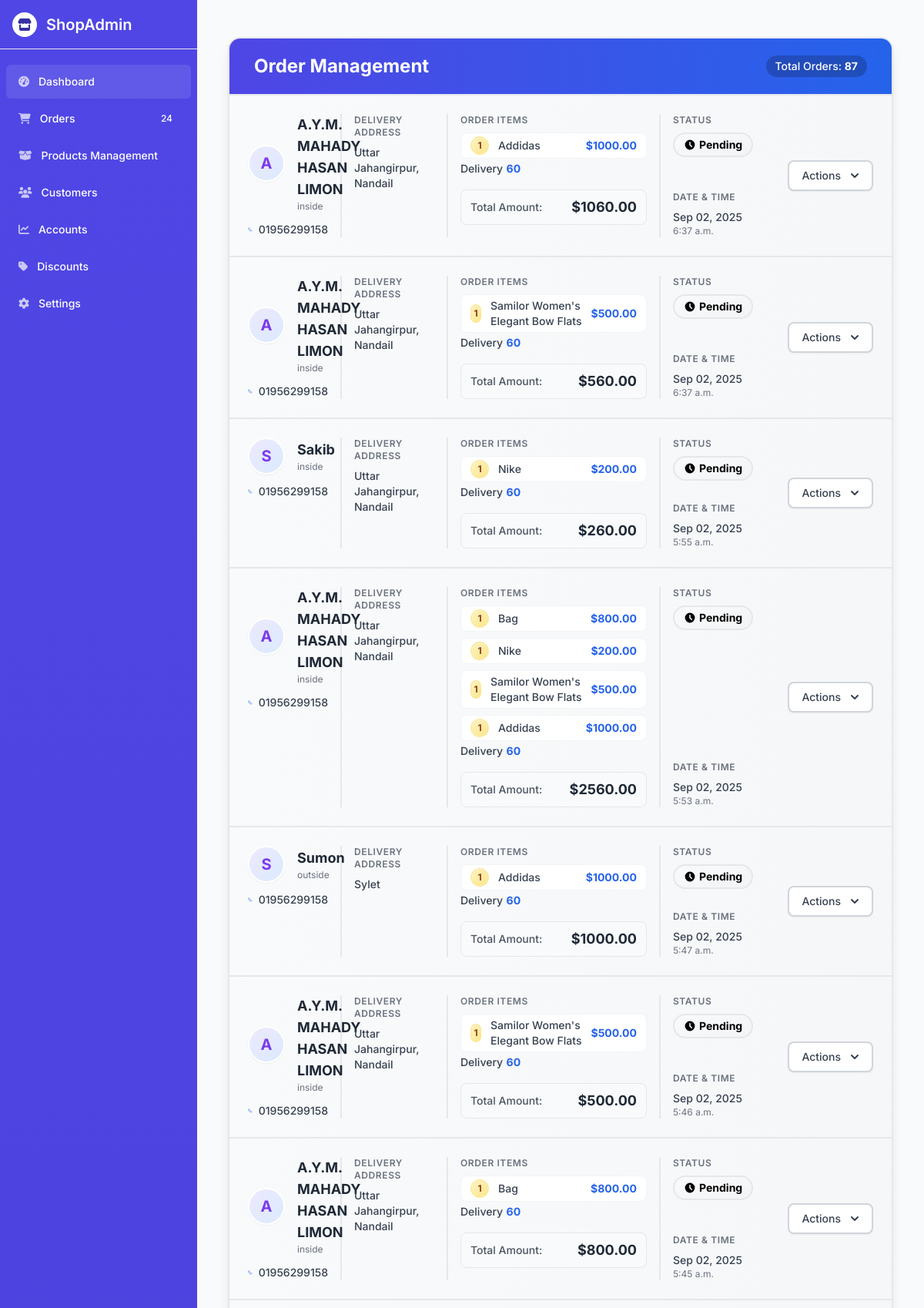
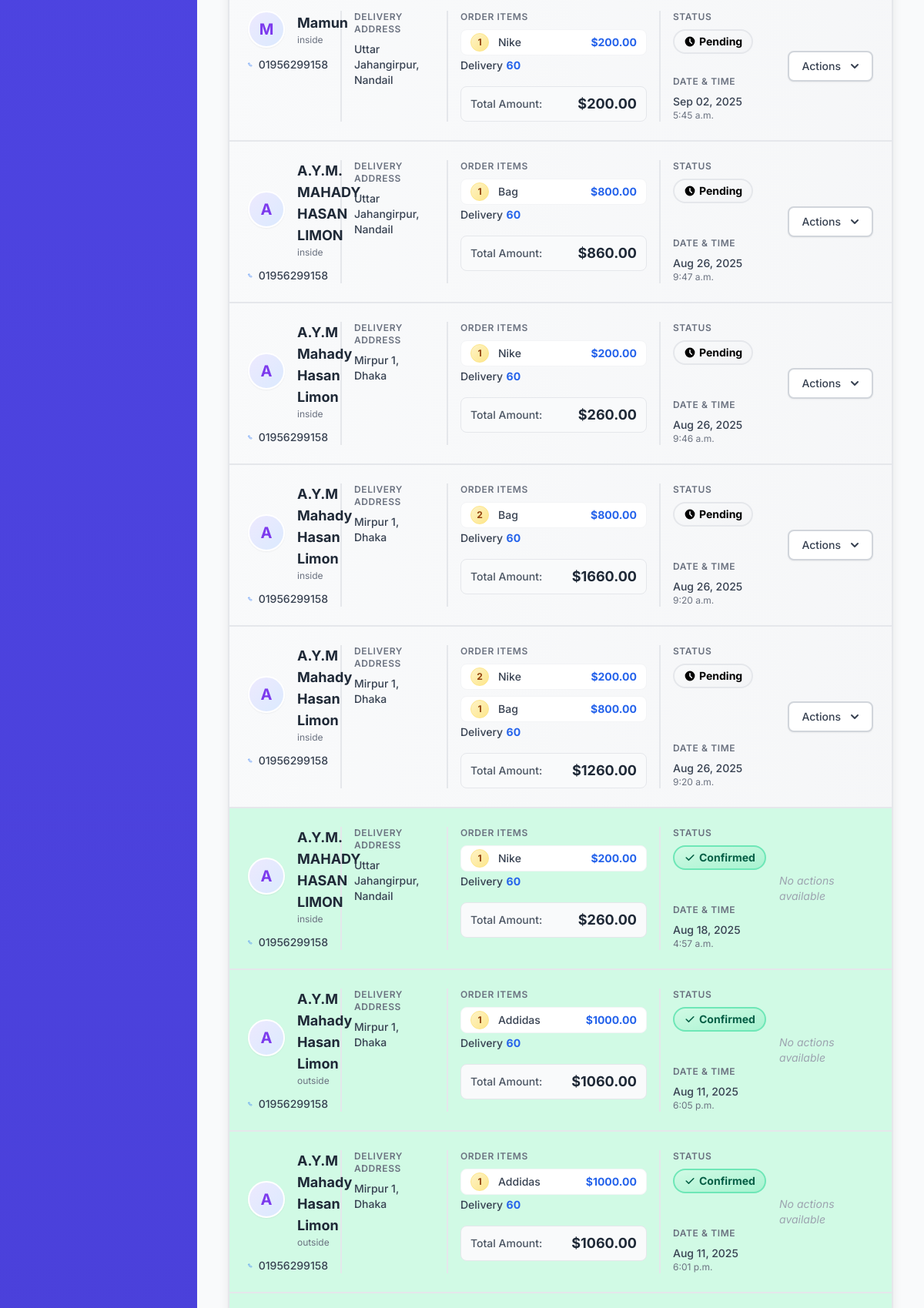
/order/order_list/ (upper part), run on the app's committed database (2 pictures, top to bottom).
### order/models.py (models this page shows)
class Order(models.Model):
    full_name = models.CharField(max_length=100)
    contact_number = models.CharField(max_length=20)
    location = models.CharField(max_length=50)
    address = models.TextField()
    cart = models.JSONField(default=dict)
    total_price = models.DecimalField(max_digits=10, decimal_places=2)
    is_confirmed = models.BooleanField(default=False)
    is_cancelled = models.BooleanField(default=False)
    created_at = models.DateTimeField(auto_now_add=True)

### store/models.py (models this page shows)
class Product (models.Model):
    category = models.ForeignKey(Category, on_delete=models.CASCADE)
    name = models.CharField(max_length = 100)
    slug = models.SlugField(max_length = 100)
    description = models.TextField()
    price = models.DecimalField(max_digits=10, decimal_places=2)
    image = models.ImageField(upload_to = 'products/')

### order/views.py (the view)
# urls.py: path('order_list/',views.order_list, name="order_list"),
def order_list(request):
    orders = Order.objects.all().order_by('-created_at')  # Most recent first
    details = []
    for order in orders:
        products = []
        for key,value in order.cart.items():
            product = Product.objects.get(id = key)
            products.append({'name': product.name, 'price': product.price, 'quantity': value})
        details.append({
            'full_name': order.full_name,
            'contact_number': order.contact_number,
            'location': order.location,
            'address': order.address,
            'total_price': order.total_price,
            'is_cancelled': order.is_cancelled,
            'is_confirmed': order.is_confirmed,
            'created_at': order.created_at,
            'id': order.id,
            'products': products
        })
    return render(request, 'orders/order_list.html', {'orders': details})

### store/context_processors.py (called while the page is built, shortened)
def cart_data(request):
    cart = request.session.get('cart', {})
    cart_item_count = 0
    cart_items = []
    total_amount = 0
    return {
        'cart_items': cart_items,
        'total_amount': total_amount,
        'cart_item_count': cart_item_count,
    }

### templates/orders/order_list.html (shortened to what this page needs)
{% extends 'orders/base.html' %}
{% load static %}
{% block content %}
<div class="w-full mx-auto px-4 py-6">
    <div class="bg-gradient-to-br from-gray-50 to-gray-100 rounded-2xl border-2 border-gray-200 shadow-lg overflow-hidden">
        <div class="px-8 py-5 border-b-2 border-gray-200 bg-gradient-to-r from-indigo-600 to-blue-600">
            <div class="flex justify-between items-center">
                <h2 class="text-2xl font-bold text-white">Order Management</h2>
                <div class="text-white bg-black bg-opacity-20 px-3 py-1 rounded-full text-sm font-medium">
                    Total Orders: <span class="font-bold">{{ orders|length }}</span>
                </div>
            </div>
        </div>
        {% for order in orders %}
        <div class="border-b-2 border-gray-200 last:border-b-0 {% if order.is_confirmed %}bg-green-100{% elif order.is_cancelled %}bg-red-200{% endif %}">
            <div class="grid grid-cols-12 gap-4 p-6">
                <div class="col-span-12 md:col-span-3 lg:col-span-2 border-r-2 border-gray-200 pr-4">
                    <div class="flex items-center">
                        <div class="flex-shrink-0 h-12 w-12 rounded-full bg-gradient-to-br from-purple-100 to-blue-100 border-2 border-white shadow-sm flex items-center justify-center">
                            <span class="text-xl font-bold text-purple-600">{{ order.full_name|first|upper }}</span>
                        </div>
                        <div class="ml-4">
                            <div class="text-lg font-bold text-gray-800">{{ order.full_name }}</div>
                            <div class="text-xs text-gray-500">{{ order.location }}</div>
                        </div>
                    </div>
                    <div class="mt-3">
                        <div class="text-sm font-medium text-gray-700 flex items-center">
                            {{ order.contact_number }}
                        </div>
                    </div>
                </div>
                <div class="col-span-12 md:col-span-3 lg:col-span-2 border-r-2 border-gray-200 pr-4">
                    <h3 class="text-xs font-semibold text-gray-500 uppercase tracking-wider">Delivery Address</h3>
                    <div class="mt-2 text-sm text-gray-700">
                        <div class="font-medium ">{{ order.address|linebreaksbr }}</div>
                    </div>
                </div>
                <div class="col-span-12 md:col-span-6 lg:col-span-4 border-r-2 border-gray-200 pr-4">
                    <div class="mb-4">
                        <h3 class="text-xs font-semibold text-gray-500 uppercase tracking-wider">Order Items</h3>
                        <ul class="mt-2 space-y-2">
                            {% for item in order.products %}
                            <li class="flex items-center justify-between py-1 px-3 bg-white rounded-lg border border-gray-100 shadow-xs">
                                <div class="flex items-center">
                                    <span class="inline-flex items-center justify-center h-6 w-6 rounded-full bg-gradient-to-br from-yellow-100 to-yellow-200 text-yellow-800 font-bold text-xs mr-3 border border-yellow-200">
                                        {{ item.quantity }}
                                    </span>
                                    <span class="text-sm font-medium text-gray-700">{{ item.name }}</span>
                                </div>
                                <span class="text-sm font-bold text-blue-600">${{ item.price }}</span>
                            </li>
                            {% empty %}
                            <li class="text-gray-400 italic text-sm py-2">No items in this order</li>
                            {% endfor %}
                        <span class="text-sm font-medium text-gray-700">Delivery</span>
                        <span class="text-sm font-bold text-blue-600">60</span>
                        </ul>
                    </div>
                    <div class="flex justify-between items-center bg-gray-50 rounded-lg px-3 py-2 border border-gray-200">
                        <span class="text-sm font-medium text-gray-600">Total Amount:</span>
                        <span class="text-lg font-bold text-gray-800">${{ order.total_price }}</span>
                    </div>
                </div>
                <div class="col-span-12 md:col-span-3 lg:col-span-2 flex flex-col justify-between">
                    <div>
                        <h3 class="text-xs font-semibold text-gray-500 uppercase tracking-wider">Status</h3>
                        <div class="mt-2">
                            {% if order.is_cancelled %}
                            <div class="inline-flex items-center px-3 py-1 rounded-full text-sm font-bold bg-gradient-to-br from-rose-100 to-rose-200 text-rose-800 border-2 border-rose-300">
                                <svg xmlns="http://www.w3.org/2000/svg" class="h-4 w-4 mr-1" viewBox="0 0 20 20" fill="currentColor">
                                    <path fill-rule="evenodd" d="M4.293 4.293a1 1 0 011.414 0L10 8.586l4.293-4.293a1 1 0 111.414 1.414L11.414 10l4.293 4.293a1 1 0 01-1.414 1.414L10 11.414l-4.293 4.293a1 1 0 01-1.414-1.414L8.586 10 4.293 5.707a1 1 0 010-1.414z" clip-rule="evenodd" />
                                </svg>
                                Cancelled
                            </div>
                            {% elif order.is_confirmed %}
                            <div class="inline-flex items-center px-3 py-1 rounded-full text-sm font-bold bg-gradient-to-br from-green-100 to-green-200 text-green-800 border-2 border-green-300">
                                <svg xmlns="http://www.w3.org/2000/svg" class="h-4 w-4 mr-1" viewBox="0 0 20 20" fill="currentColor">
                                    <path fill-rule="evenodd" d="M16.707 5.293a1 1 0 010 1.414l-8 8a1 1 0 01-1.414 0l-4-4a1 1 0 011.414-1.414L8 12.586l7.293-7.293a1 1 0 011.414 0z" clip-rule="evenodd" />
                                </svg>
                                Confirmed
                            </div>
                            {% else %}
                            <div class="inline-flex items-center px-3 py-1 rounded-full text-sm font-bold bg-gradient-to-br from-amber-100 to-amber-200 text-amber-800 border-2 border-amber-300">
                                <svg xmlns="http://www.w3.org/2000/svg" class="h-4 w-4 mr-1" viewBox="0 0 20 20" fill="currentColor">
                                    <path fill-rule="evenodd" d="M10 18a8 8 0 100-16 8 8 0 000 16zm1-12a1 1 0 10-2 0v4a1 1 0 00.293.707l2.828 2.829a1 1 0 101.415-1.415L11 9.586V6z" clip-rule="evenodd" />
                                </svg>
                                Pending
                            </div>
                            {% endif %}
                        </div>
                    </div>
                    <div class="mt-4">
                        <h3 class="text-xs font-semibold text-gray-500 uppercase tracking-wider">Date & Time</h3>
                        <div class="mt-2 text-sm text-gray-700">
                            <div class="font-medium">{{ order.created_at|date:"M d, Y" }}</div>
                            <div class="text-xs text-gray-500">{{ order.created_at|time }}</div>
                        </div>
                    </div>
                </div>
                <div class="col-span-12 md:col-span-12 lg:col-span-2 flex items-center justify-end">
                    {% if not order.is_confirmed and not order.is_cancelled %}
                    <div class="relative inline-block text-left">
                        <div>
                            <button type="button" onclick="toggleDropdown('menu-{{ order.id }}')" class="inline-flex items-center px-4 py-2 border-2 border-gray-300 shadow-sm text-sm font-medium rounded-lg text-gray-700 bg-white hover:bg-gray-50 focus:outline-none focus:ring-2 focus:ring-offset-2 focus:ring-indigo-500" id="menu-button-{{ order.id }}">
                                Actions
                                <svg class="-mr-1 ml-2 h-5 w-5" xmlns="http://www.w3.org/2000/svg" viewBox="0 0 20 20" fill="currentColor">
                                    <path fill-rule="evenodd" d="M5.293 7.293a1 1 0 011.414 0L10 10.586l3.293-3.293a1 1 0 111.414 1.414l-4 4a1 1 0 01-1.414 0l-4-4a1 1 0 010-1.414z" clip-rule="evenodd" />
                                </svg>
                            </button>
                        </div>
                    </div>
                    {% else %}
                    <span class="text-gray-400 text-sm italic">No actions available</span>
                    {% endif %}
                </div>
            </div>
        </div>
        {% endfor %}
    </div>
</div>
{% endblock %}

### templates/orders/base.html (style rules this page uses)
body { font-family: 'Inter', sans-serif; background-color: #f9fafb; }

### data on the page
Order: full_name|first "A", full_name "A.Y.M. MAHADY HASAN LIMON", location "inside", contact_number "01956299158", address "Uttar Jahangirpur, Nandail", total_price "1060.00", created_at "Sep 02, 2025", created_at "6:37 a.m."
Product: name "Addidas" "Addidas" "Addidas" "Addidas" "Addidas", price "1000.00" "1000.00" "1000.00" "1000.00" "1000.00"
Order: full_name|first "A", full_name "A.Y.M. MAHADY HASAN LIMON", location "inside", contact_number "01956299158", address "Uttar Jahangirpur, Nandail", total_price "560.00", created_at "Sep 02, 2025", created_at "6:37 a.m."
Product: name "Samilor Women's Elegant Bow Flats" "Samilor Women's Elegant Bow Flats" "Samilor Women's Elegant Bow Flats", price "500.00" "500.00" "500.00"
Order: full_name|first "S", full_name "Sakib", location "inside", contact_number "01956299158", address "Uttar Jahangirpur, Nandail", total_price "260.00", created_at "Sep 02, 2025", created_at "5:55 a.m."
Product: name "Nike" "Nike" "Nike" "Nike" "Nike" "Nike", price "200.00" "200.00" "200.00" "200.00" "200.00" "200.00"
Order: full_name|first "A", full_name "A.Y.M. MAHADY HASAN LIMON", location "inside", contact_number "01956299158", address "Uttar Jahangirpur, Nandail", total_price "2560.00", created_at "Sep 02, 2025", created_at "5:53 a.m."
Product: name "Bag" "Bag" "Bag" "Bag" "Bag", price "800.00" "800.00" "800.00" "800.00" "800.00"
Order: full_name|first "S", full_name "Sumon", location "outside", contact_number "01956299158", address "Sylet", total_price "1000.00", created_at "Sep 02, 2025", created_at "5:47 a.m."
Order: full_name|first "A", full_name "A.Y.M. MAHADY HASAN LIMON", location "inside", contact_number "01956299158", address "Uttar Jahangirpur, Nandail", total_price "500.00", created_at "Sep 02, 2025", created_at "5:46 a.m."
Order: full_name|first "A", full_name "A.Y.M. MAHADY HASAN LIMON", location "inside", contact_number "01956299158", address "Uttar Jahangirpur, Nandail", total_price "800.00", created_at "Sep 02, 2025", created_at "5:45 a.m."
Order: full_name|first "M", full_name "Mamun", location "inside", contact_number "01956299158", address "Uttar Jahangirpur, Nandail", total_price "200.00", created_at "Sep 02, 2025", created_at "5:45 a.m."
Order: full_name|first "A", full_name "A.Y.M. MAHADY HASAN LIMON", location "inside", contact_number "01956299158", address "Uttar Jahangirpur, Nandail", total_price "860.00", created_at "Aug 26, 2025", created_at "9:47 a.m."
Order: full_name|first "A", full_name "A.Y.M Mahady Hasan Limon", location "inside", contact_number "01956299158", address "Mirpur 1, Dhaka", total_price "260.00", created_at "Aug 26, 2025", created_at "9:46 a.m."
Order: full_name|first "A", full_name "A.Y.M Mahady Hasan Limon", location "inside", contact_number "01956299158", address "Mirpur 1, Dhaka", total_price "1660.00", created_at "Aug 26, 2025", created_at "9:20 a.m."
Order: full_name|first "A", full_name "A.Y.M Mahady Hasan Limon", location "inside", contact_number "01956299158", address "Mirpur 1, Dhaka", total_price "1260.00", created_at "Aug 26, 2025", created_at "9:20 a.m."
Order: full_name|first "A", full_name "A.Y.M. MAHADY HASAN LIMON", location "inside", contact_number "01956299158", address "Uttar Jahangirpur, Nandail", total_price "260.00", created_at "Aug 18, 2025", created_at "4:57 a.m."
Order: full_name|first "A", full_name "A.Y.M Mahady Hasan Limon", location "outside", contact_number "01956299158", address "Mirpur 1, Dhaka", total_price "1060.00", created_at "Aug 11, 2025", created_at "6:05 p.m."
Order: full_name|first "A", full_name "A.Y.M Mahady Hasan Limon", location "outside", contact_number "01956299158", address "Mirpur 1, Dhaka", total_price "1060.00", created_at "Aug 11, 2025", created_at "6:01 p.m."

### other printed values
{{ orders|length }} "87"
{{ item.quantity }} "1" "1" "1" "1" "1" "1" "1" "1" "1" "1" "1" "1" "1" "2" "2" "1" "1" "1" "1"
